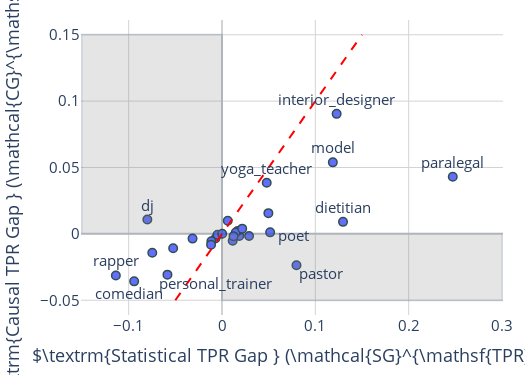

This figure's notebook cell:
### Code cell
preds = load_preds(all_paths["Baseline"])
tpr_results = get_results(preds)

fig = px.scatter(tpr_results, x="statistical_parity", y="causal_parity", hover_data=["occupation"])
fig.update_layout(
    autosize=False,
    width=525,
    height=375,
    plot_bgcolor='white',
    font=dict(size=15),
    xaxis_title=r"$\textrm{Statistical TPR Gap } (\mathcal{SG}^{\mathsf{TPR}})$",
    yaxis_title=r"$\textrm{Causal TPR Gap } (\mathcal{CG}^{\mathsf{TPR}})$",
    margin=dict(l=15, r=15, t=20, b=20),
)
fig.update_xaxes(
    mirror=True,
    showgrid=True,
    zeroline = True,
    zerolinecolor='lightgrey',
    gridcolor='lightgrey'
)
fig.update_yaxes(
    mirror=True,
    showgrid=True,
    zeroline = True,
    zerolinecolor='lightgrey',
    gridcolor='lightgrey',
)
fig.add_shape(type="rect", x0=0, y0=0, x1=0.3, y1=-0.05, fillcolor="grey", opacity=0.2)
fig.add_shape(type="rect", x0=0, y0=0, x1=-0.15, y1=0.15, fillcolor="grey", opacity=0.2)
fig.update_traces(marker={'size': 8.5, "line": {"width": 1.5, "color": "DarkSlateGrey"}})
sampled_occupations = [
    "pastor", "poet", "paralegal", "interior_designer", 
    "model", "dj", "rapper", "comedian", "dietitian", 
    "personal_trainer", "yoga_teacher"]

for occupation in sampled_occupations:
    if occupation  == "poet":
        xshift = 23
        yshift = -3
    elif occupation == "pastor":
        xshift = 25
        yshift = -8
    elif occupation == "comedian":
        yshift = -12
        xshift = -5
    elif occupation == "personal_trainer":
        xshift = 48
        yshift = -8
    else:
        yshift = 15
        xshift = 0

    fig.add_annotation(
            x=tpr_results[tpr_results.occupation == occupation].statistical_parity.item(), 
            y=tpr_results[tpr_results.occupation == occupation].causal_parity.item(),
            text=occupation,
            showarrow=False,
            yshift=yshift,
            xshift=xshift
    )
fig.add_trace(go.Scatter(x=[-0.05, 0.15], y=[-0.05, 0.15], mode="lines", line=dict(dash="dash", color="red"), showlegend=False))
fig.show()

### Figure 1 — Plotly figure (JSON) as saved in the notebook; plotly's stock layout.template omitted (floating-point values rounded to 4 significant figures)
{"data": [{"customdata": [["accountant"], ["architect"], ["attorney"], ["chiropractor"], ["comedian"], ["composer"], ["dentist"], ["dietitian"], ["dj"], ["filmmaker"], ["interior_designer"], ["journalist"], ["model"], ["nurse"], ["painter"], ["paralegal"], ["pastor"], ["personal_trainer"], ["photographer"], ["physician"], ["poet"], ["professor"], ["psychologist"], ["rapper"], ["software_engineer"], ["surgeon"], ["teacher"], ["yoga_teacher"]], "hovertemplate": "statistical_parity=%{x}<br>causal_parity=%{y}<br>occupation=%{customdata[0]}<extra></extra>", "legendgroup": "", "marker": {"color": "#636efa", "line": {"color": "DarkSlateGrey", "width": 1.5}, "size": 8.5, "symbol": "circle"}, "mode": "markers", "name": "", "orientation": "v", "showlegend": false, "type": "scatter", "x": [-0.00704, -0.07471, -0.004821, 0.01851, -0.09412, -0.03156, 0.01675, 0.1297, -0.07998, 0.01146, 0.1228, 0.006154, 0.1187, 0.04969, 0.01469, 0.2473, 0.07979, -0.05845, -0.01137, 0.02899, 0.05158, 0.0002188, 0.01233, -0.1137, -0.01171, -0.05233, 0.02166, 0.0479], "xaxis": "x", "y": [-0.003539, -0.01424, -0.0007363, -0.001541, -0.03577, -0.003571, 0.002211, 0.009054, 0.01078, -0.005137, 0.09041, 0.009826, 0.05387, 0.01561, 0.001034, 0.04308, -0.0237, -0.03073, -0.005591, -0.00166, 0.001142, 6.773e-05, -0.00175, -0.03134, -0.008111, -0.01085, 0.003952, 0.03855], "yaxis": "y"}, {"line": {"color": "red", "dash": "dash"}, "mode": "lines", "showlegend": false, "type": "scatter", "x": [-0.05, 0.15], "y": [-0.05, 0.15]}], "layout": {"annotations": [{"showarrow": false, "text": "pastor", "x": 0.07979, "xshift": 25, "y": -0.0237, "yshift": -8}, {"showarrow": false, "text": "poet", "x": 0.05158, "xshift": 23, "y": 0.001142, "yshift": -3}, {"showarrow": false, "text": "paralegal", "x": 0.2473, "xshift": 0, "y": 0.04308, "yshift": 15}, {"showarrow": false, "text": "interior_designer", "x": 0.1228, "xshift": 0, "y": 0.09041, "yshift": 15}, {"showarrow": false, "text": "model", "x": 0.1187, "xshift": 0, "y": 0.05387, "yshift": 15}, {"showarrow": false, "text": "dj", "x": -0.07998, "xshift": 0, "y": 0.01078, "yshift": 15}, {"showarrow": false, "text": "rapper", "x": -0.1137, "xshift": 0, "y": -0.03134, "yshift": 15}, {"showarrow": false, "text": "comedian", "x": -0.09412, "xshift": -5, "y": -0.03577, "yshift": -12}, {"showarrow": false, "text": "dietitian", "x": 0.1297, "xshift": 0, "y": 0.009054, "yshift": 15}, {"showarrow": false, "text": "personal_trainer", "x": -0.05845, "xshift": 48, "y": -0.03073, "yshift": -8}, {"showarrow": false, "text": "yoga_teacher", "x": 0.0479, "xshift": 0, "y": 0.03855, "yshift": 15}], "autosize": false, "font": {"size": 15}, "height": 375, "legend": {"tracegroupgap": 0}, "margin": {"b": 20, "l": 15, "r": 15, "t": 20}, "plot_bgcolor": "white", "shapes": [{"fillcolor": "grey", "opacity": 0.2, "type": "rect", "x0": 0, "x1": 0.3, "y0": 0, "y1": -0.05}, {"fillcolor": "grey", "opacity": 0.2, "type": "rect", "x0": 0, "x1": -0.15, "y0": 0, "y1": 0.15}], "width": 525, "xaxis": {"anchor": "y", "domain": [0, 1], "gridcolor": "lightgrey", "mirror": true, "showgrid": true, "title": {"text": "$\\textrm{Statistical TPR Gap } (\\mathcal{SG}^{\\mathsf{TPR}})$"}, "zeroline": true, "zerolinecolor": "lightgrey"}, "yaxis": {"anchor": "x", "domain": [0, 1], "gridcolor": "lightgrey", "mirror": true, "showgrid": true, "title": {"text": "$\\textrm{Causal TPR Gap } (\\mathcal{CG}^{\\mathsf{TPR}})$"}, "zeroline": true, "zerolinecolor": "lightgrey"}}}
